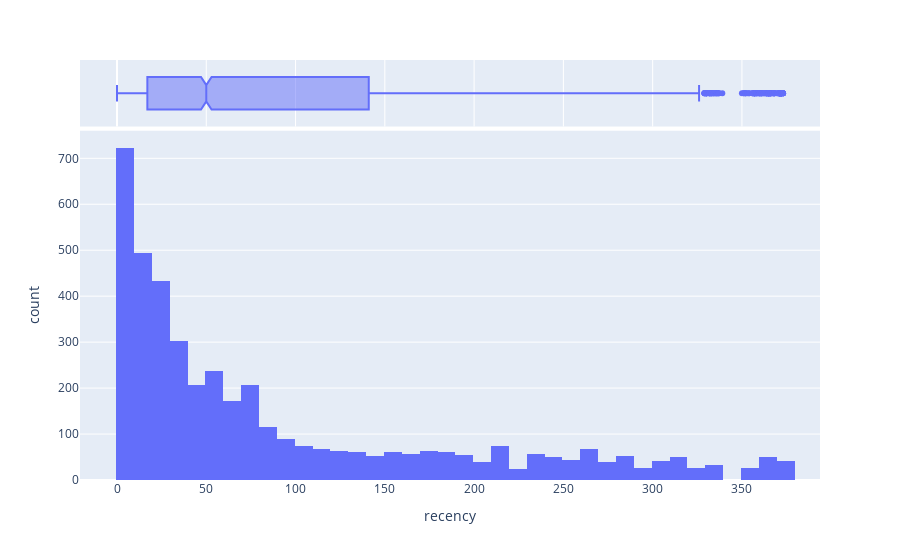

The notebook cell this image was saved under:
### Code cell
fig = px.histogram(df_rfm, x='recency', marginal='box')
fig.show()

### Figure 1 — Plotly figure (JSON) as saved in the notebook; plotly's stock layout.template omitted (floating-point values rounded to 4 significant figures; data arrays with more than 128 entries replaced by an {"elided": "..."} marker saying what was removed)
{"data": [{"alignmentgroup": "True", "bingroup": "x", "hovertemplate": "recency=%{x}<br>count=%{y}<extra></extra>", "legendgroup": "", "marker": {"color": "#636efa", "pattern": {"shape": ""}}, "name": "", "offsetgroup": "", "orientation": "v", "showlegend": false, "type": "histogram", "x": {"elided": "4339 int values"}, "xaxis": "x", "yaxis": "y"}, {"alignmentgroup": "True", "hovertemplate": "recency=%{x}<extra></extra>", "legendgroup": "", "marker": {"color": "#636efa"}, "name": "", "notched": true, "offsetgroup": "", "showlegend": false, "type": "box", "x": {"elided": "4339 int values"}, "xaxis": "x2", "yaxis": "y2"}], "layout": {"barmode": "relative", "legend": {"tracegroupgap": 0}, "margin": {"t": 60}, "xaxis": {"anchor": "y", "domain": [0, 1], "title": {"text": "recency"}}, "xaxis2": {"anchor": "y2", "domain": [0, 1], "matches": "x", "showgrid": true, "showticklabels": false}, "yaxis": {"anchor": "x", "domain": [0, 0.8316], "title": {"text": "count"}}, "yaxis2": {"anchor": "x2", "domain": [0.8416, 1], "matches": "y2", "showgrid": false, "showline": false, "showticklabels": false, "ticks": ""}}}
